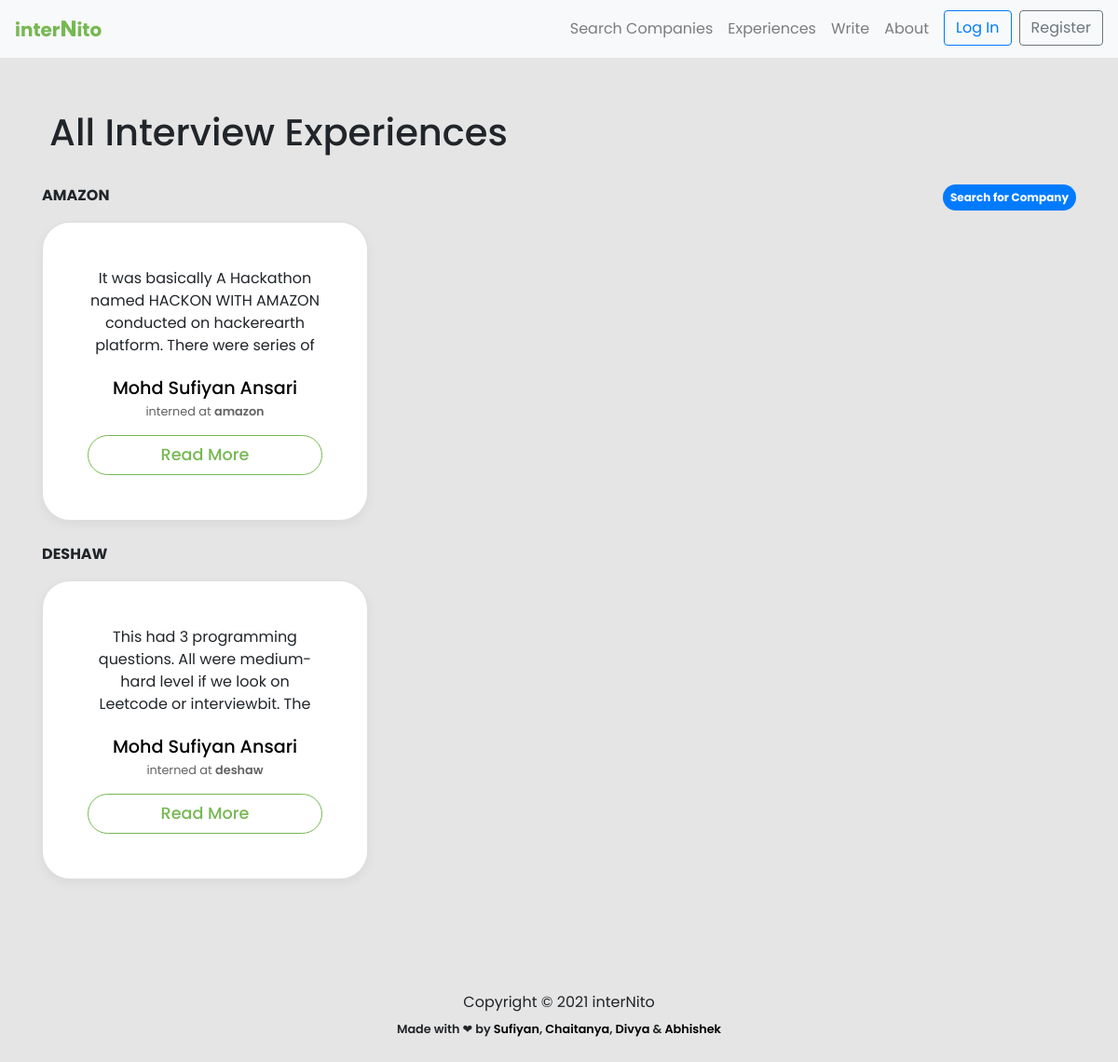
The app's page /experience/ with its own data.
### experience/models.py (models this page shows, shortened)
class Experience(models.Model):
    user = models.ForeignKey(User, on_delete = models.CASCADE)
    name = models.CharField(max_length=80)
    branch = models.CharField(max_length=255,blank=True)
    cgpa_cutoff = models.FloatField(blank=True)
    resume = models.TextField(blank=True)
    batch = models.CharField(max_length=255, blank=True)
    company = models.CharField(max_length=255,blank=False)
    summary = models.TextField(blank=False)
    period = models.CharField(max_length=255,blank=False)
    ot_summary = models.TextField(blank = True)
    ot_question1 = models.TextField(blank = True, null = True)
    ot_question1_link = models.TextField(blank = True, null = True, default = 'NONE')
    ot_question2 = models.TextField(blank = True, null = True)
    ot_question2_link = models.TextField(blank = True, null = True)
    ot_question3 = models.TextField(blank = True, null = True)
    ot_question3_link = models.TextField(blank = True, null = True)
    ot_question4 = models.TextField(blank = True, null = True)
    ot_question4_link = models.TextField(blank = True, null = True)
    round1_details = models.TextField(blank = True, null = True)
    round2_details = models.TextField(blank = True, null = True)
    round3_details = models.TextField(blank = True, null = True)
    final_summary = models.TextField(blank = True, null = True)

### experience/views.py (the view)
# urls.py: path('experience/',views.experience,name='experience'),
def experience(request):
    responses = Experience.objects.order_by('company','-id')
    message = 'All Interview Experiences'
    return render(request, 'experience.html',{'responses':responses,'message':message})

### templates/experience.html (shortened to what this page needs)
{% extends 'base.html' %} {% load static %} {% block content %}
<link rel="stylesheet" href="{% static 'css/experience.css' %}" />
<main role="main">
  <div class="album py-5 bg-lime-invert">
    <div class="container">
      <h1 class="mb-4 justify-content-center">
        <div class="head p-2 justify-content-center">{{message}}</div>
      </h1>
      <p><a class="badge badge-primary badge-pill p-2" style="float:right;" href="{% url 'company' %}"> Search for Company</a></p>
      {% regroup responses by company as company_lists %}
      {% for company_list in company_lists %}
      <p><strong>{{company_list.grouper}}</strong></p>
      <div class="row">
                {% for response in company_list.list %}
                <div class="col-md-4">
                  <div class="card mb-4 box-shadow">
                    <div class="card-body p-5 summary-parent">
                      <p
                        class="card-text summary summary-text"
                        style="height: 10ch; text-overflow: ellipsis; overflow: hidden"
                      >
                        {{response.summary }}...
                      </p>
                      <p class="card-text name">
                        <a href="{% url 'profile' response.user.username %}">{{response.name}}</a>
                      </p>
                      <p class="card-text company capitalize">
                        interned at <strong>{{response.company}}</strong>
                      </p>
                      <a
                        type="button"
                        class="
                          btn btn-sm btn-outline-secondary
                          view-btn
                          w-100
                          text-center
                        "
                        href="{% url 'post' response.pk %}"
                      >
                        Read More
                      </a>
                    </div>
                  </div>
                </div>
                {% endfor %}
      </div>
      {% endfor %}
    </div>
  </div>
</main>
{% endblock content %}

### static/css/album.css (style rules this page uses)
main { font-family: "Poppins", sans-serif !important; }
:root { --jumbotron-padding-y: 3rem; }
.box-shadow { box-shadow: 0 0.25rem 0.75rem rgba(0, 0, 0, 0.05); }

### static/css/experience.css (style rules this page uses)
* { font-family: "Poppins", sans-serif; }
body { background-color: #e5e5e5; }
.card { background-color: white; border-radius: 30px; }
.card-text { text-align: center; }
.name { font-weight: 500; margin-bottom: 0px; font-size: 1.2rem; }
.company { font-size: 0.8rem; text-transform: lowercase; color: rgb(99, 99, 99); }
.company strong { font-weight: 600; }
.view-btn { padding: 7px; font-weight: 500; font-size: 1.1rem; color: #76b852; background-color: white; border-radius: 45px; border: 1px solid #76b852; }

### templates/base.html (style rules this page uses)
a, a:focus { text-decoration: none; color: black; }

### records on screen
Experience: grouper "AMAZON", summary "It was basically A Hackathon named HACKON WITH AMAZON conducted on hackerearth platform. There were series of…", name "Mohd Sufiyan Ansari", company "amazon"
Experience: grouper "DESHAW", summary "This had 3 programming questions. All were medium-hard level if we look on Leetcode or interviewbit. The…", name "Mohd Sufiyan Ansari", company "deshaw"

### other values on screen
{{ message }} "All Interview Experiences"
